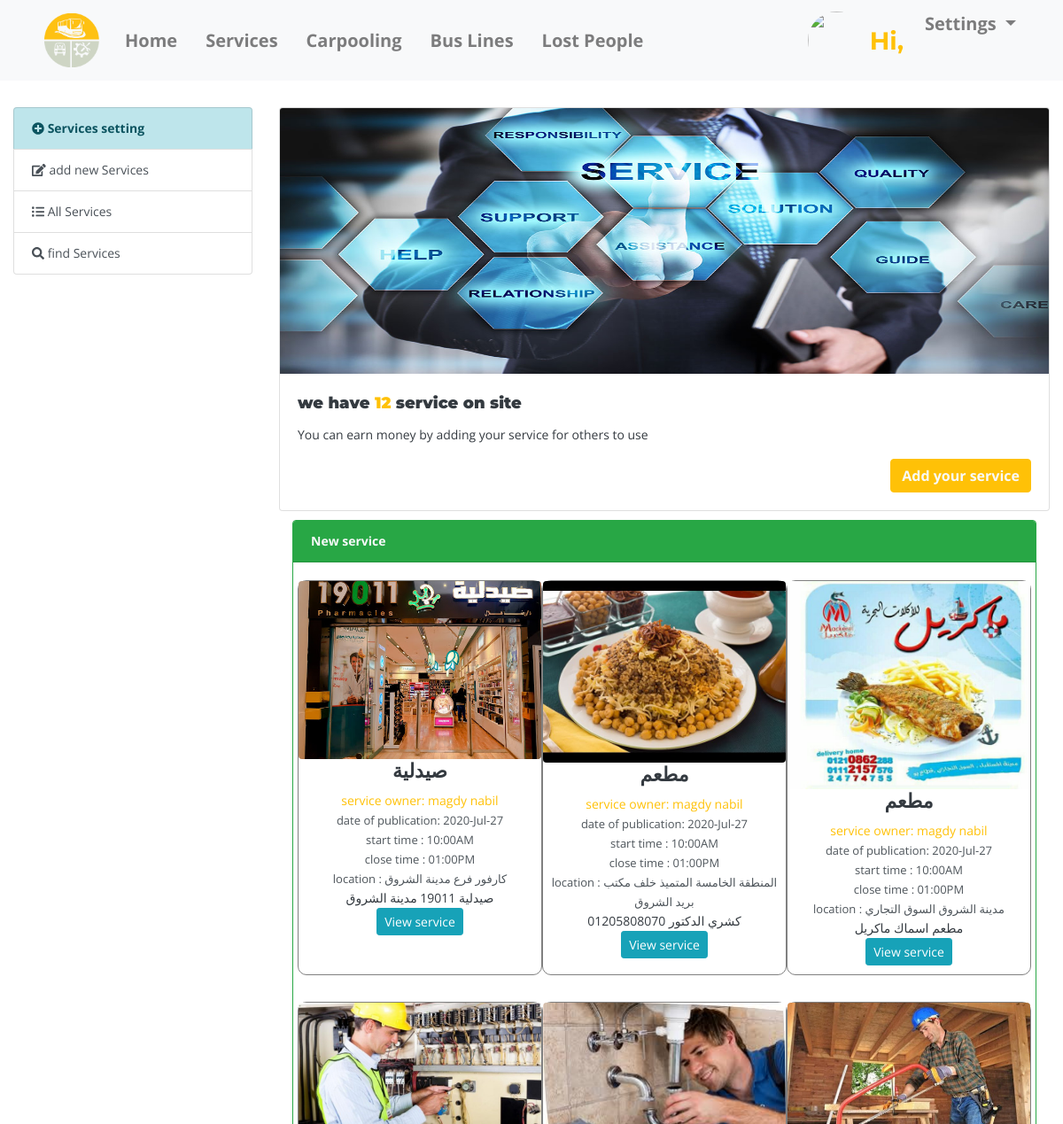
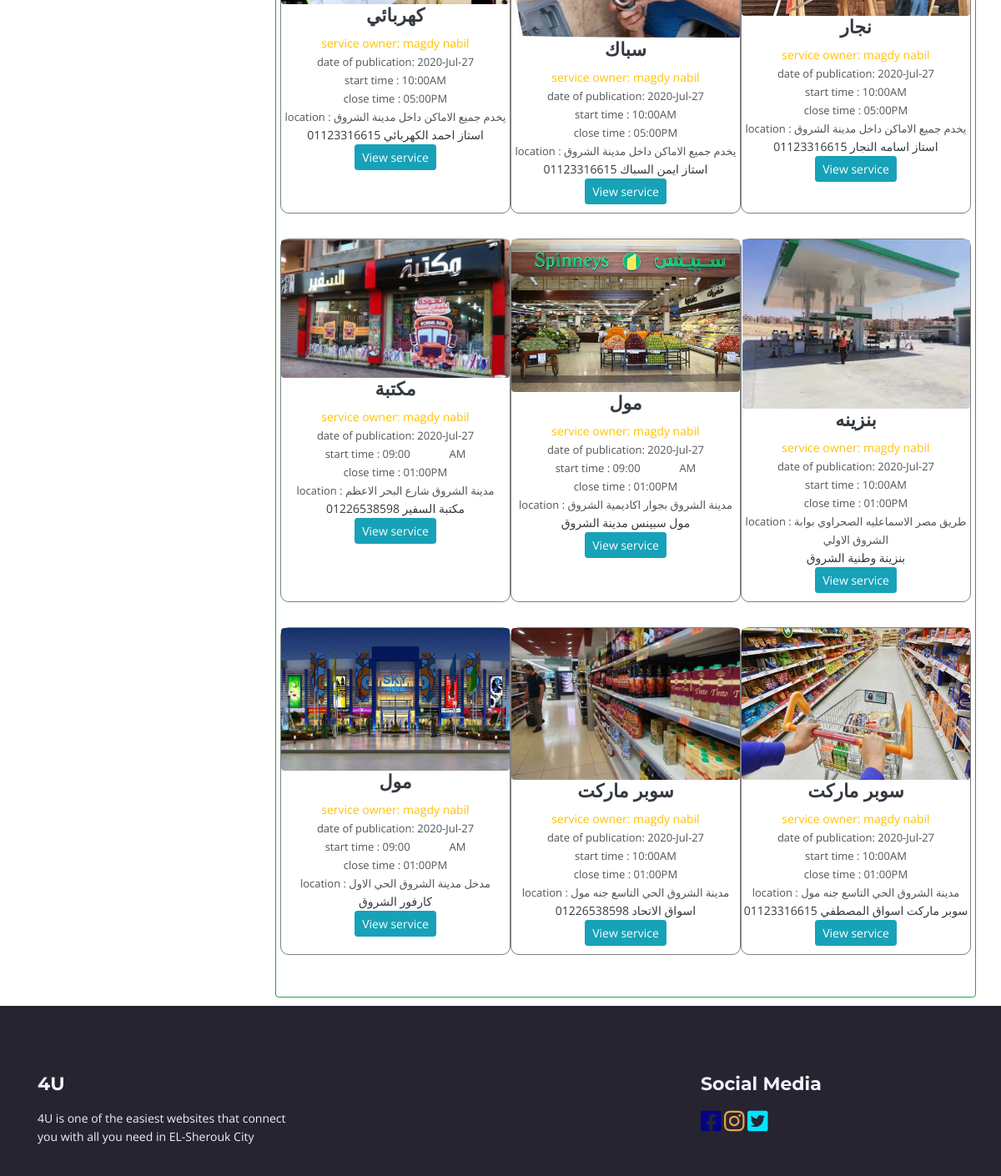
The app's page /graduationproject/public_html/web_main_page/Services.php with its own data (2 pictures, top to bottom).
### tables this page shows
CREATE TABLE `post` (
  `servise_id` int(11) NOT NULL,
  `titile` text NOT NULL,
  `servise` text NOT NULL,
  `start` text NOT NULL,
  `close` text NOT NULL,
  `location` text NOT NULL,
  `image` text NOT NULL,
  `author` int(11) NOT NULL,
  `servise_date` text NOT NULL
);

CREATE TABLE `sin_up` (
  `user_id` int(11) NOT NULL,
  `user_name` text NOT NULL,
  `email` text NOT NULL,
  `Password` text NOT NULL,
  `gender` text NOT NULL,
  `picture` text NOT NULL,
  `about` text NOT NULL,
  `facebook` text NOT NULL,
  `instgeram` text NOT NULL,
  `twitter` text NOT NULL,
  `security_question_1` text NOT NULL,
  `answer_1` text NOT NULL,
  `security_question_2` text NOT NULL,
  `answer_2` text NOT NULL,
  `date` text NOT NULL
);

### graduationproject/public_html/web_main_page/Services.php (the view, shortened to what this page needs)
<?php
include_once("include/connect.php");
include_once("include/header.php");
include_once("include/side_bar.php");
 $posts=mysqli_query($connect,"SELECT * from post");
$post=mysqli_num_rows($posts);
?>
    <div class="col-sm-9 "style="padding-top: 30px">
        <div class="col-md-12">
            <div class="row">
                <div class="card text-dark" style="width: 100%">
                    <img src="../img/home/service.jpg"style="max-width: 100% ;min-height: 300px; max-height: 300px" class="card-img-top" alt="...">
                    <div class="card-body">
                        <h5 class="card-title text-dark"><b> we have <span class="text-warning">  <?php echo  $post;?> </span> service on site</b></h5>
                        <p class="card-text text-dark">You can earn money by adding your service for others to use</p>
                        <a href="add_new_service.php" class="btn btn-warning text-light font-weight-bold float-md-right ">Add your service</a>
                    </div>
                </div>
                <div class="col-md-12"style="margin-top: 10px ;margin-bottom: 10px" >
                    <div class="card border-success">
                        <div class="card-header bg-success text-light">
                            <b> New service </b>
                        </div>
                        <div class="card-body">
                            <div class="row">
                                <?Php
                                $posts=mysqli_query($connect,"SELECT * FROM post p INNER JOIN sin_up r where p.author =r.user_id order by servise_id desc limit 30");
                                while($post=mysqli_fetch_assoc($posts)){
                                    echo'
 <div class="col-lg-4 col-md-4 col-sm-4 col-xs-12"style="   border: 1px solid gray; border-radius: 10px;margin-bottom:30px; padding: 0px ;">
					<div class="box-part text-center">
                        <img src="../'.($post['image'] == ''?'img/no-img.jpg':$post['image']).'"class="rounded" width="100%"/>
						<div class="title">
							<h4 class="text-dark">'.substr($post['titile'],0,40).'</h4>
							<span class="text-warning d-block">service owner: '.$post['user_name'].'   </span>
							<span   class="d-block" style="color: #4e555b;font-size: small "> date of publication: '.$post['servise_date'].'</span>
							<span  class="d-block" style="color: #4e555b;font-size: small "> start time : '.$post['start'] .'</span>
							<span  class="d-block" style="color: #4e555b;font-size: small "> close time : '.$post['close'] .'</span>
							<span  class="d-block" style="color: #4e555b;font-size: small "> location : '.$post['location'] .'</span>
						</div>
						<div class="text">
							<span class="text-dark">'.$post['servise'] .'</span>
						</div>
						<div STYLE="margin-bottom: 10px">
						<a href="view_service.php?id='.$post['servise_id'].'"  class="btn btn-info  btn-sm">View service</a>';
                                    echo '
						<div class="mb-10"></div>
					 </div>
					 </div>
				</div>';
                                }
                                ?>
                        </div>
                        </div>
                    </div>
                </div>
            </div>
        </div>
    </div>
        </div>
        </div>
<?php
include_once("include/footer.php");
?>

### graduationproject/public_html/css/styles.css (style rules this page uses)
body, html { width: 100%; height: 100%; }
body, p { color: #f1f1f8; font: 400 0.875rem/1.375rem "Open Sans", sans-serif; }
h4 { color: #f1f1f8; font: 700 1.375rem/1.75rem "Montserrat", sans-serif; }
h5 { color: #f1f1f8; font: 700 1.125rem/1.625rem "Montserrat", sans-serif; }
* { transition: all 0.5s ease; }

### records on screen
post: image (picture), titile "صيدلية", sin_up.user_name "magdy nabil", servise_date "2020-Jul-27", start "10:00AM", close "01:00PM", location "كارفور فرع مدينة الشروق", servise "صيدلية 19011 مدينة الشروق"
post: image (picture), titile "مطعم", sin_up.user_name "magdy nabil", servise_date "2020-Jul-27", start "10:00AM", close "01:00PM", location "المنطقة الخامسة المتميذ خلف مكتب بريد الشروق", servise "كشري الدكتور 01205808070"
post: image (picture), titile "مطعم", sin_up.user_name "magdy nabil", servise_date "2020-Jul-27", start "10:00AM", close "01:00PM", location "مدينة الشروق السوق التجاري", servise "مطعم اسماك ماكريل"
post: image (picture), titile "كهربائي", sin_up.user_name "magdy nabil", servise_date "2020-Jul-27", start "10:00AM", close "05:00PM", location "يخدم جميع الاماكن داخل مدينة الشروق", servise "استاز احمد الكهربائي 01123316615"
post: image (picture), titile "سباك", sin_up.user_name "magdy nabil", servise_date "2020-Jul-27", start "10:00AM", close "05:00PM", location "يخدم جميع الاماكن داخل مدينة الشروق", servise "استاز ايمن السباك 01123316615"
post: image (picture), titile "نجار", sin_up.user_name "magdy nabil", servise_date "2020-Jul-27", start "10:00AM", close "05:00PM", location "يخدم جميع الاماكن داخل مدينة الشروق", servise "استاز اسامه النجار 01123316615"
post: image (picture), titile "مكتبة", sin_up.user_name "magdy nabil", servise_date "2020-Jul-27", start "09:00ِِِِِِAM", close "01:00PM", location "مدينة الشروق شارع البحر الاعظم", servise "مكتبة السفير 01226538598"
post: image (picture), titile "مول", sin_up.user_name "magdy nabil", servise_date "2020-Jul-27", start "09:00ِِِِِِAM", close "01:00PM", location "مدينة الشروق بجوار اكاديمية الشروق", servise "مول سبينس مدينة الشروق"
post: image (picture), titile "بنزينه", sin_up.user_name "magdy nabil", servise_date "2020-Jul-27", start "10:00AM", close "01:00PM", location "طريق مصر الاسماعليه الصحراوي بوابة الشروق الاولي", servise "بنزينة وطنية الشروق"
post: image (picture), titile "مول", sin_up.user_name "magdy nabil", servise_date "2020-Jul-27", start "09:00ِِِِِِAM", close "01:00PM", location "مدخل مدينة الشروق الحي الاول", servise "كارفور الشروق"
post: image (picture), titile "سوبر ماركت", sin_up.user_name "magdy nabil", servise_date "2020-Jul-27", start "10:00AM", close "01:00PM", location "مدينة الشروق الحي التاسع جنه مول", servise "اسواق الاتحاد 01226538598"
post: image (picture), titile "سوبر ماركت", sin_up.user_name "magdy nabil", servise_date "2020-Jul-27", start "10:00AM", close "01:00PM", location "مدينة الشروق الحي التاسع جنه مول", servise "سوبر ماركت اسواق المصطفي 01123316615"

### other values on screen
$post "12"
